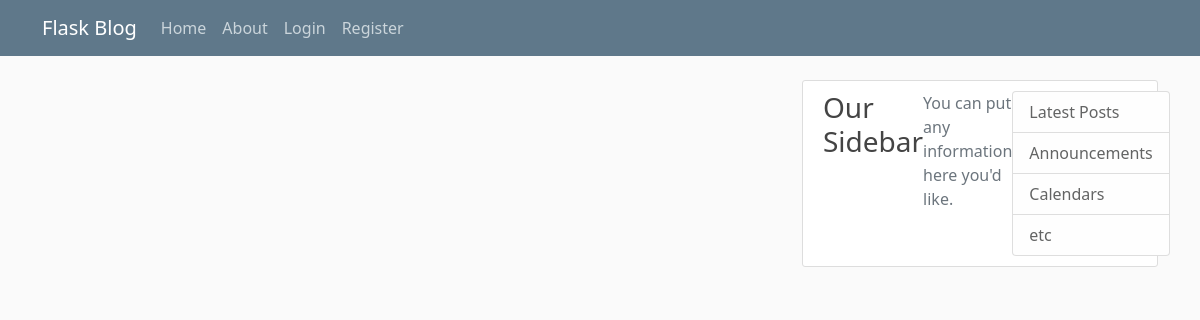
Page /home on the earlier database version.
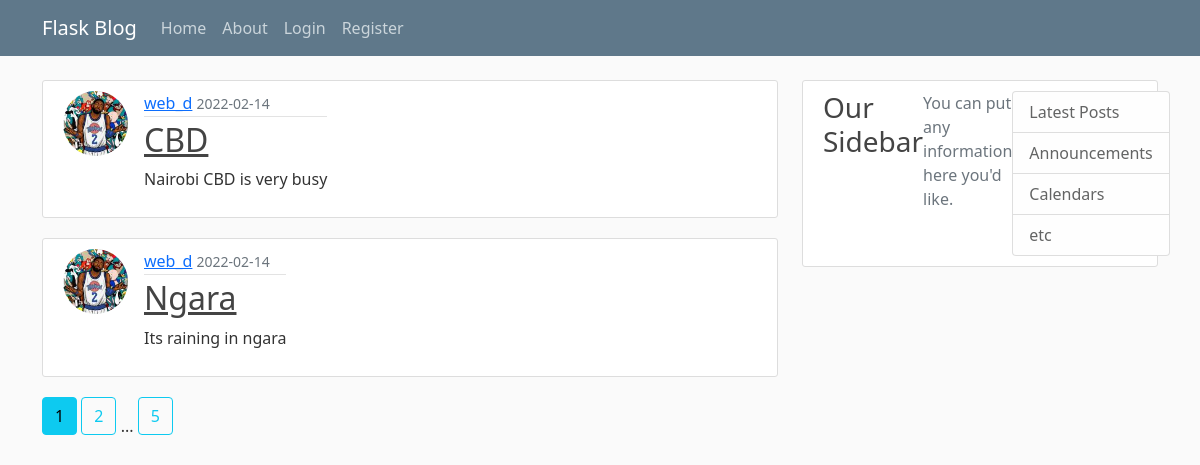
Same page on the later database version.
### flaskblog/models.py (models this page shows, shortened)
class Post(db.Model):
    id = db.Column(db.Integer, primary_key=True)
    title = db.Column(db.String(100), nullable=False)
    date_posted = db.Column(db.DateTime, nullable=False, default=datetime.utcnow)
    content = db.Column(db.Text, nullable=False)
    user_id = db.Column(db.Integer, db.ForeignKey('user.id'), nullable=False)

class User(db.Model, UserMixin):
    id = db.Column(db.Integer, primary_key=True)
    username = db.Column(db.String(20), unique=True, nullable=False)
    email = db.Column(db.String(120), unique=True, nullable=False)
    image_file = db.Column(db.String(20), nullable=False, default='default.jpg')
    password = db.Column(db.String(60), nullable=False)
    posts = db.relationship('Post', backref='author', lazy=True)

### flaskblog/routes.py (the view)
@app.route('/')
@app.route('/home')
def home():
    page = request.args.get('page', 1, type=int)
    posts = Post.query.order_by(Post.date_posted.desc()).paginate(page=page, per_page=2)
    return render_template('home.html', posts=posts)

### flaskblog/templates/home.html
{% extends 'layout.html' %}
{% block content %}
    {% for post in posts.items %}
    <article class="media content-section">
      <div>
        <img src="{{ url_for('static', filename='profile_pics/' + post.author.image_file) }}" alt="profile-pic" class="rounded-circle article-img">
      </div>
      <div class="media-body">
        <div class="article-metadata">
          <a class="mr-2" href="{{ url_for('account', username=post.author.username) }}">{{ post.author.username }}</a>
          <small class="text-muted">{{ post.date_posted.strftime('%Y-%m-%d') }}</small>
        </div>
        <h2><a class="article-title" href="{{ url_for('post', post_id=post.id) }}">{{ post.title }}</a></h2>
        <p class="article-content">{{ post.content }}</p>
      </div>
    </article>
    {% endfor %}
    {% for page_num in posts.iter_pages(left_edge=1, right_edge=1, left_current=1, right_current=2) %}
      {% if page_num %}
        {% if page_num == posts.page %}
          <a href="{{ url_for('home', page=page_num) }}" class="btn btn-info mb-4">{{page_num}}</a>
        {% else %}
          <a href="{{ url_for('home', page=page_num) }}" class="btn btn-outline-info mb-4">{{page_num}}</a>
        {% endif %}
      {% else %}
        ...
      {% endif %}
    {% endfor %}
{% endblock %}

### flaskblog/templates/layout.html (shortened to what this page needs)
<html>
<head>
    <link href="https://cdn.jsdelivr.net/npm/bootstrap@5.0.2/dist/css/bootstrap.min.css" rel="stylesheet">
    <link rel="stylesheet" type="text/css" href="{{ url_for('static', filename='main.css') }}">
</head>
<body>
    <header class="site-header">
      <nav class="navbar navbar-expand-md navbar-dark bg-steel fixed-top">
        <div class="container">
          <a class="navbar-brand mr-4" href="/">Flask Blog</a>
          <div class="collapse navbar-collapse" id="navbarToggle">
            <div class="navbar-nav mr-auto">
              <a class="nav-item nav-link" href="/">Home</a>
              <a class="nav-item nav-link" href="/about">About</a>
            </div>
            <div class="navbar-nav">
              {% if current_user.is_authenticated %}
              <a class="nav-item nav-link" href="{{url_for('new_post')}}">New Post</a>
              <a class="nav-item nav-link" href="{{url_for('account', username=current_user.username)}}">Profile</a>
              <a class="nav-item nav-link" href="{{url_for('logout')}}">Logout</a>
              {% else %}
              <a class="nav-item nav-link" href="/login">Login</a>
              <a class="nav-item nav-link" href="/register">Register</a>
              {% endif %}
            </div>
          </div>
        </div>
      </nav>
    </header>
    <main role="main" class="container">
      <div class="row">
        <div class="col-md-8">
          {% block content %}{% endblock %}
        </div>
        <div class="col-md-4">
          <div class="content-section">
            <h3>Our Sidebar</h3>
            <p class='text-muted'>You can put any information here you'd like.
              <ul class="list-group">
                <li class="list-group-item list-group-item-light">Latest Posts</li>
                <li class="list-group-item list-group-item-light">Announcements</li>
                <li class="list-group-item list-group-item-light">Calendars</li>
                <li class="list-group-item list-group-item-light">etc</li>
              </ul>
            </p>
          </div>
        </div>
      </div>
    </main>
</body>
</html>

### flaskblog/static/main.css (style rules this page uses)
body { background: #fafafa; color: #333333; margin-top: 5rem; }
h1, h2, h3, h4, h5, h6 { color: #444444; }
.bg-steel { background-color: #5f788a; }
.site-header .navbar-nav .nav-link { color: #cbd5db; }
.content-section { background: #ffffff; padding: 10px 20px; border: 1px solid #dddddd; border-radius: 3px; margin-bottom: 20px; display: flex; }
.article-title { color: #444444; }
.article-content { white-space: pre-line; }
.article-img { height: 65px; width: 65px; margin-right: 16px; }
.article-metadata { padding-bottom: 1px; margin-bottom: 4px; border-bottom: 1px solid #e3e3e3 }

Differences in the rows shown:
added Post: image_file (picture), author.username "web_d", date_posted "2022-02-14", title "CBD", content "Nairobi CBD is very busy"
added Post: image_file (picture), author.username "web_d", date_posted "2022-02-14", title "Ngara", content "Its raining in ngara"
Other differences:
new list line: "1"
new list line: "2"
new list line: "5"
